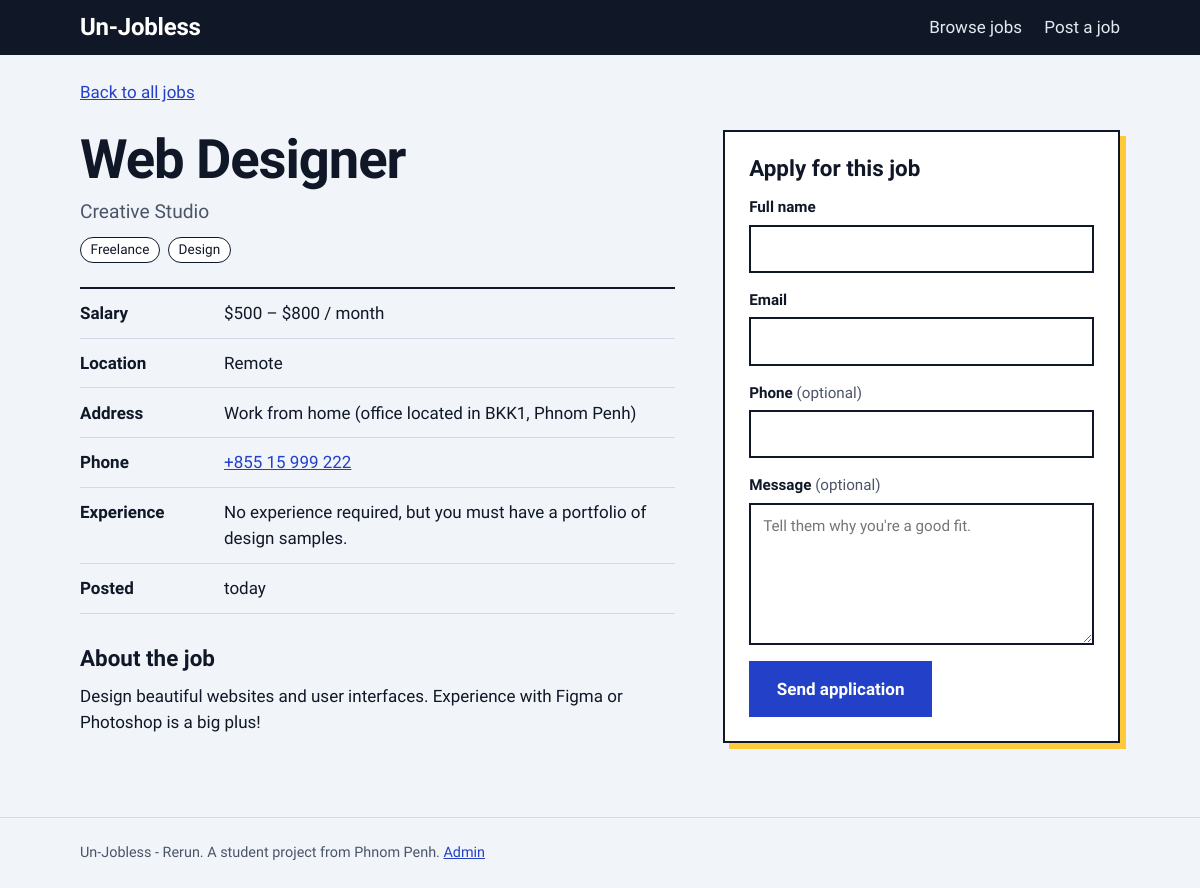
The page /job/2 on the database its author committed.
### tables this page shows
CREATE TABLE jobs (
    id          INTEGER PRIMARY KEY AUTOINCREMENT,
    title       TEXT NOT NULL,
    company     TEXT NOT NULL,
    location    TEXT NOT NULL,
    category    TEXT NOT NULL DEFAULT 'Other',
    job_type    TEXT NOT NULL DEFAULT 'Full-time',
    salary_min  INTEGER NOT NULL DEFAULT 0,
    salary_max  INTEGER NOT NULL DEFAULT 0,
    address     TEXT NOT NULL DEFAULT '',
    phone       TEXT NOT NULL DEFAULT '',
    experience  TEXT NOT NULL DEFAULT '',
    description TEXT NOT NULL,
    active      INTEGER NOT NULL DEFAULT 1,
    created_at  TEXT NOT NULL
);

### app.py (the view)
@app.route("/job/<int:job_id>")
def job_detail(job_id):
    job = get_db().execute("SELECT * FROM jobs WHERE id = ? AND active = 1", (job_id,)).fetchone()
    if job is None:
        abort(404)
    return render_template("detail.html", job=job, form={}, errors=[])

### app.py (called while the page is built)
def get_db():
    if "db" not in g:
        g.db = sqlite3.connect(DB_PATH)
        g.db.row_factory = sqlite3.Row
        g.db.execute("PRAGMA foreign_keys = ON")
    return g.db

def csrf_token():
    if "_csrf" not in session:
        session["_csrf"] = secrets.token_hex(16)
    return session["_csrf"]

@app.before_request
def protect_posts():
    if request.method == "POST":
        sent = request.form.get("_csrf", "")
        token = session.get("_csrf", "")
        if not token or not secrets.compare_digest(token, sent):
            abort(400)

@app.template_filter("salary")
def salary_filter(job):
    lo, hi = job["salary_min"], job["salary_max"]
    if lo and hi:
        return f"${lo:,} – ${hi:,} / month"
    if lo or hi:
        return f"${(lo or hi):,} / month"
    return "Salary not listed"

@app.template_filter("ago")
def ago_filter(iso):
    try:
        days = (datetime.utcnow() - datetime.fromisoformat(iso)).days
    except ValueError:
        return ""
    if days <= 0:
        return "Posted today"
    if days == 1:
        return "Posted yesterday"
    return f"Posted {days} days ago"

### templates/detail.html (shortened to what this page needs)
{% extends "base.html" %}
{% block content %}
<div class="wrap detail">
    <p class="back"><a href="{{ url_for('home') }}">Back to all jobs</a></p>
    <div class="detail-grid">
        <article>
            <h1>{{ job.title }}</h1>
            <p class="company">{{ job.company }}</p>
            <p class="tags"><span>{{ job.job_type }}</span><span>{{ job.category }}</span></p>
            <dl class="facts">
                <div><dt>Salary</dt><dd>{{ job|salary }}</dd></div>
                <div><dt>Location</dt><dd>{{ job.location }}</dd></div>
                {% if job.address %}<div><dt>Address</dt><dd>{{ job.address }}</dd></div>{% endif %}
                {% if job.phone %}<div><dt>Phone</dt><dd><a href="tel:{{ job.phone|replace(' ', '') }}">{{ job.phone }}</a></dd></div>{% endif %}
                {% if job.experience %}<div><dt>Experience</dt><dd>{{ job.experience }}</dd></div>{% endif %}
                <div><dt>Posted</dt><dd>{{ job.created_at|ago|replace('Posted ', '') }}</dd></div>
            </dl>
            <h2>About the job</h2>
            <p class="desc">{{ job.description }}</p>
        </article>
        <aside class="apply" id="apply">
            <h2>Apply for this job</h2>
            <form method="post" action="{{ url_for('apply', job_id=job.id) }}">
                <label>Full name
                    <input type="text" name="name" value="{{ form.get('name', '') }}" required autocomplete="name">
                </label>
                <label>Email
                    <input type="email" name="email" value="{{ form.get('email', '') }}" required autocomplete="email">
                </label>
                <label>Phone <span class="opt">(optional)</span>
                    <input type="tel" name="phone" value="{{ form.get('phone', '') }}" autocomplete="tel">
                </label>
                <label>Message <span class="opt">(optional)</span>
                    <textarea name="message" rows="5" maxlength="2000" placeholder="Tell them why you're a good fit.">{{ form.get('message', '') }}</textarea>
                </label>
                <button type="submit">Send application</button>
            </form>
        </aside>
    </div>
</div>
{% endblock %}

### static/style.css (style rules this page uses)
:root { --ink: #101828; --muted: #4a5568; --paper: #f1f4f9; --white: #ffffff; --line: #d3d9e4; --yellow: #ffc93c; --cobalt: #2340c8; --cobalt-dark: #1a2f99; --red: #b42e2e; --green: #17785a; --head: "Bricolage Grotesque", "Segoe UI", system-ui, sans-serif; --body: "Hanken Grotesk", "Segoe UI", system-ui, sans-serif; }
* { box-sizing: border-box; }
html { scroll-behavior: smooth; }
body { margin: 0; font-family: var(--body); font-size: 17px; line-height: 1.55; color: var(--ink); background: var(--paper); }
h1, h2, h3, .logo { font-family: var(--head); line-height: 1.1; margin: 0; }
h1 { font-weight: 800; font-size: clamp(2rem, 5vw, 3.4rem); letter-spacing: -0.02em; }
h2 { font-weight: 800; font-size: 1.4rem; }
a { color: var(--cobalt); }
.wrap { width: min(1040px, 100% - 2.5rem); margin-inline: auto; }
.tags { display: flex; gap: 0.5rem; flex-wrap: wrap; margin: 0.6rem 0 0; }
.tags span { font-size: 0.85rem; font-weight: 500; padding: 0.1rem 0.6rem; border: 1.5px solid var(--ink); border-radius: 99px; background: #fff; color: var(--ink); }
.btn, button { font: inherit; }
form label { display: block; font-weight: 700; font-size: 0.95rem; margin-bottom: 1rem; }
.opt { font-weight: 400; color: var(--muted); }
form input[type=text], form input[type=email], form input[type=tel], form input[type=password], form textarea, form select { display: block; width: 100%; margin-top: 0.3rem; font: inherit; font-weight: 400; padding: 0.65rem 0.75rem; border: 2px solid var(--ink); background: #fff; color: var(--ink); border-radius: 0; }
form textarea { resize: vertical; }
form > button[type=submit], .apply button[type=submit] { font-weight: 700; padding: 0.8rem 1.6rem; background: var(--cobalt); color: #fff; border: 2px solid var(--cobalt); cursor: pointer; }
.detail { padding-block: 1.5rem 4rem; }
.back { margin: 0 0 1.5rem; }
.detail-grid { display: grid; grid-template-columns: minmax(0, 1.5fr) minmax(280px, 1fr); gap: 3rem; align-items: start; }
.company { font-size: 1.2rem; margin: 0.5rem 0 0; color: var(--muted); }
.facts { margin: 1.5rem 0 2rem; border-top: 2px solid var(--ink); }
.facts > div { display: grid; grid-template-columns: 8rem 1fr; gap: 1rem; padding: 0.7rem 0; border-bottom: 1px solid var(--line); }
.facts dt { font-weight: 700; }
.facts dd { margin: 0; }
.desc { white-space: pre-line; max-width: 62ch; margin-top: 0.8rem; }
.apply { background: #fff; border: 2px solid var(--ink); padding: 1.5rem; box-shadow: 6px 6px 0 var(--yellow); position: sticky; top: 1rem; }
.apply h2 { margin-bottom: 1rem; }

### rows shown on the page
jobs: title "Web Designer", company "Creative Studio", job_type "Freelance", category "Design", location "Remote", address "Work from home (office located in BKK1, Phnom Penh)", phone "+855 15 999 222", experience "No experience required, but you must have a portfolio of design samples.", created_at|ago "today", description "Design beautiful websites and user interfaces. Experience with Figma or Photoshop is a big plus!"

### other values the page prints
{{ job|salary }} "$500 – $800 / month"
